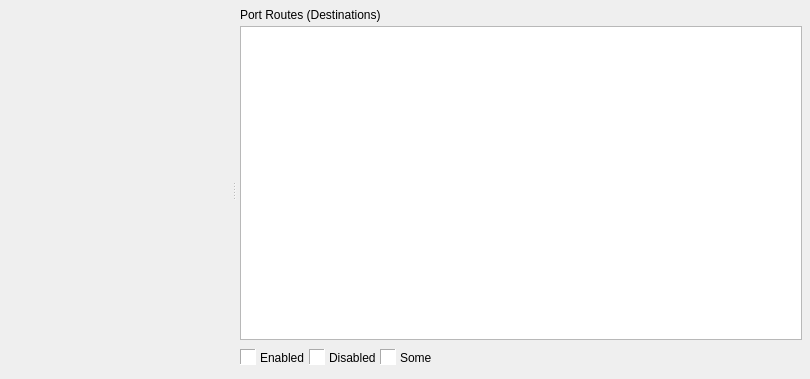
<?xml version="1.0" encoding="UTF-8"?>
<ui version="4.0">
 <class>MIDIPortRoutingForm</class>
 <widget class="QWidget" name="MIDIPortRoutingForm">
  <property name="geometry">
   <rect>
    <x>0</x>
    <y>0</y>
    <width>810</width>
    <height>379</height>
   </rect>
  </property>
  <property name="minimumSize">
   <size>
    <width>476</width>
    <height>278</height>
   </size>
  </property>
  <property name="windowTitle">
   <string>Port Routing</string>
  </property>
  <layout class="QHBoxLayout" name="horizontalLayout">
   <property name="spacing">
    <number>4</number>
   </property>
   <property name="leftMargin">
    <number>8</number>
   </property>
   <property name="topMargin">
    <number>8</number>
   </property>
   <property name="rightMargin">
    <number>8</number>
   </property>
   <property name="bottomMargin">
    <number>8</number>
   </property>
   <item>
    <widget class="QSplitter" name="splitter">
     <property name="orientation">
      <enum>Qt::Horizontal</enum>
     </property>
     <property name="handleWidth">
      <number>12</number>
     </property>
     <property name="childrenCollapsible">
      <bool>false</bool>
     </property>
     <widget class="QWidget" name="portSelectionContainer" native="true">
      <property name="minimumSize">
       <size>
        <width>0</width>
        <height>0</height>
       </size>
      </property>
      <property name="maximumSize">
       <size>
        <width>240</width>
        <height>16777215</height>
       </size>
      </property>
      <property name="baseSize">
       <size>
        <width>0</width>
        <height>0</height>
       </size>
      </property>
     </widget>
     <widget class="QWidget" name="verticalLayoutWidget">
      <layout class="QVBoxLayout" name="verticalLayout">
       <property name="spacing">
        <number>4</number>
       </property>
       <item>
        <widget class="QLabel" name="label">
         <property name="text">
          <string>Port Routes (Destinations)</string>
         </property>
         <property name="buddy">
          <cstring>tableWidget</cstring>
         </property>
        </widget>
       </item>
       <item>
        <widget class="QTableWidget" name="tableWidget">
         <property name="mouseTracking">
          <bool>true</bool>
         </property>
         <property name="frameShape">
          <enum>QFrame::StyledPanel</enum>
         </property>
         <property name="frameShadow">
          <enum>QFrame::Plain</enum>
         </property>
         <property name="lineWidth">
          <number>1</number>
         </property>
         <property name="midLineWidth">
          <number>0</number>
         </property>
         <property name="alternatingRowColors">
          <bool>false</bool>
         </property>
         <property name="selectionMode">
          <enum>QAbstractItemView::NoSelection</enum>
         </property>
        </widget>
       </item>
       <item>
        <layout class="QHBoxLayout" name="horizontalLayout_2">
         <item>
          <widget class="QLabel" name="enabledIconLabel">
           <property name="sizePolicy">
            <sizepolicy hsizetype="Fixed" vsizetype="Fixed">
             <horstretch>0</horstretch>
             <verstretch>0</verstretch>
            </sizepolicy>
           </property>
           <property name="minimumSize">
            <size>
             <width>16</width>
             <height>16</height>
            </size>
           </property>
           <property name="maximumSize">
            <size>
             <width>16</width>
             <height>16</height>
            </size>
           </property>
           <property name="styleSheet">
            <string notr="true">background-color:white</string>
           </property>
           <property name="frameShape">
            <enum>QFrame::Panel</enum>
           </property>
           <property name="frameShadow">
            <enum>QFrame::Sunken</enum>
           </property>
           <property name="text">
            <string/>
           </property>
           <property name="pixmap">
            <pixmap resource="../Resources.qrc">:/Blocks/Images/FullBlock.png</pixmap>
           </property>
           <property name="scaledContents">
            <bool>true</bool>
           </property>
          </widget>
         </item>
         <item>
          <widget class="QLabel" name="enabledTextLabel">
           <property name="sizePolicy">
            <sizepolicy hsizetype="Preferred" vsizetype="Fixed">
             <horstretch>0</horstretch>
             <verstretch>0</verstretch>
            </sizepolicy>
           </property>
           <property name="minimumSize">
            <size>
             <width>0</width>
             <height>27</height>
            </size>
           </property>
           <property name="maximumSize">
            <size>
             <width>16777215</width>
             <height>27</height>
            </size>
           </property>
           <property name="text">
            <string>Enabled</string>
           </property>
           <property name="margin">
            <number>4</number>
           </property>
          </widget>
         </item>
         <item>
          <widget class="QLabel" name="disabledIconLabel">
           <property name="sizePolicy">
            <sizepolicy hsizetype="Fixed" vsizetype="Fixed">
             <horstretch>0</horstretch>
             <verstretch>0</verstretch>
            </sizepolicy>
           </property>
           <property name="minimumSize">
            <size>
             <width>16</width>
             <height>16</height>
            </size>
           </property>
           <property name="maximumSize">
            <size>
             <width>16</width>
             <height>16</height>
            </size>
           </property>
           <property name="styleSheet">
            <string notr="true">background-color:white</string>
           </property>
           <property name="frameShape">
            <enum>QFrame::Panel</enum>
           </property>
           <property name="frameShadow">
            <enum>QFrame::Sunken</enum>
           </property>
           <property name="text">
            <string/>
           </property>
           <property name="pixmap">
            <pixmap resource="../Resources.qrc">:/Blocks/Images/EmptyBlock.png</pixmap>
           </property>
           <property name="scaledContents">
            <bool>true</bool>
           </property>
          </widget>
         </item>
         <item>
          <widget class="QLabel" name="disabledTextLabel">
           <property name="sizePolicy">
            <sizepolicy hsizetype="Preferred" vsizetype="Fixed">
             <horstretch>0</horstretch>
             <verstretch>0</verstretch>
            </sizepolicy>
           </property>
           <property name="minimumSize">
            <size>
             <width>0</width>
             <height>27</height>
            </size>
           </property>
           <property name="maximumSize">
            <size>
             <width>16777215</width>
             <height>27</height>
            </size>
           </property>
           <property name="text">
            <string>Disabled</string>
           </property>
           <property name="margin">
            <number>4</number>
           </property>
          </widget>
         </item>
         <item>
          <widget class="QLabel" name="someIconLabel">
           <property name="sizePolicy">
            <sizepolicy hsizetype="Fixed" vsizetype="Fixed">
             <horstretch>0</horstretch>
             <verstretch>0</verstretch>
            </sizepolicy>
           </property>
           <property name="minimumSize">
            <size>
             <width>16</width>
             <height>16</height>
            </size>
           </property>
           <property name="maximumSize">
            <size>
             <width>16</width>
             <height>16</height>
            </size>
           </property>
           <property name="styleSheet">
            <string notr="true">background-color:white</string>
           </property>
           <property name="frameShape">
            <enum>QFrame::Panel</enum>
           </property>
           <property name="frameShadow">
            <enum>QFrame::Sunken</enum>
           </property>
           <property name="text">
            <string/>
           </property>
           <property name="pixmap">
            <pixmap resource="../Resources.qrc">:/Blocks/Images/HalfBlock.png</pixmap>
           </property>
           <property name="scaledContents">
            <bool>true</bool>
           </property>
          </widget>
         </item>
         <item>
          <widget class="QLabel" name="someTextLabel">
           <property name="sizePolicy">
            <sizepolicy hsizetype="Preferred" vsizetype="Fixed">
             <horstretch>0</horstretch>
             <verstretch>0</verstretch>
            </sizepolicy>
           </property>
           <property name="minimumSize">
            <size>
             <width>0</width>
             <height>27</height>
            </size>
           </property>
           <property name="maximumSize">
            <size>
             <width>16777215</width>
             <height>27</height>
            </size>
           </property>
           <property name="text">
            <string>Some</string>
           </property>
           <property name="margin">
            <number>4</number>
           </property>
          </widget>
         </item>
         <item>
          <spacer name="horizontalSpacer">
           <property name="orientation">
            <enum>Qt::Horizontal</enum>
           </property>
           <property name="sizeHint" stdset="0">
            <size>
             <width>40</width>
             <height>20</height>
            </size>
           </property>
          </spacer>
         </item>
        </layout>
       </item>
      </layout>
     </widget>
    </widget>
   </item>
  </layout>
 </widget>
 <resources>
  <include location="../Resources.qrc"/>
 </resources>
 <connections/>
</ui>
